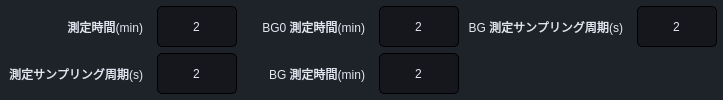
               <widget class="QFrame" name="frame_51">
                <property name="minimumSize">
                 <size>
                  <width>0</width>
                  <height>0</height>
                 </size>
                </property>
                <property name="styleSheet">
                 <string notr="true">QFrame{
	background-color: rgb(30, 34, 41);
	border-color: rgb(44, 49, 60);
	border-width: 0px;
	border-style: solid;
	border-radius: 10px;
	font: 12px bold italic large &quot;游ゴシック&quot;;
}</string>
                </property>
                <property name="frameShape">
                 <enum>QFrame::StyledPanel</enum>
                </property>
                <property name="frameShadow">
                 <enum>QFrame::Raised</enum>
                </property>
                <layout class="QGridLayout" name="gridLayout_42">
                 <property name="leftMargin">
                  <number>6</number>
                 </property>
                 <property name="topMargin">
                  <number>6</number>
                 </property>
                 <property name="rightMargin">
                  <number>6</number>
                 </property>
                 <property name="bottomMargin">
                  <number>6</number>
                 </property>
                 <property name="horizontalSpacing">
                  <number>6</number>
                 </property>
                 <item row="0" column="1" alignment="Qt::AlignRight">
                  <widget class="QLabel" name="label_58">
                   <property name="minimumSize">
                    <size>
                     <width>120</width>
                     <height>32</height>
                    </size>
                   </property>
                   <property name="maximumSize">
                    <size>
                     <width>120</width>
                     <height>16777215</height>
                    </size>
                   </property>
                   <property name="styleSheet">
                    <string notr="true">font: 13px &quot;游ゴシック&quot;;
color: rgb(225, 230, 241);
padding-right:5px;
border:none</string>
                   </property>
                   <property name="text">
                    <string>測定時間(min)</string>
                   </property>
                   <property name="alignment">
                    <set>Qt::AlignRight|Qt::AlignTrailing|Qt::AlignVCenter</set>
                   </property>
                  </widget>
                 </item>
                 <item row="0" column="6">
                  <widget class="QSpinBox" name="bg0_SpinBox">
                   <property name="sizePolicy">
                    <sizepolicy hsizetype="Preferred" vsizetype="Preferred">
                     <horstretch>0</horstretch>
                     <verstretch>0</verstretch>
                    </sizepolicy>
                   </property>
                   <property name="minimumSize">
                    <size>
                     <width>80</width>
                     <height>32</height>
                    </size>
                   </property>
                   <property name="maximumSize">
                    <size>
                     <width>80</width>
                     <height>16777215</height>
                    </size>
                   </property>
                   <property name="mouseTracking">
                    <bool>false</bool>
                   </property>
                   <property name="styleSheet">
                    <string notr="true">background-color: rgba(0, 0, 0,80);
color: rgb(225, 230, 241);
border-width: 1px;
border-style: solid;
border-radius: 5px;
padding-left:5px;
padding-right:5px;
font: 12px &quot;游ゴシック&quot;;</string>
                   </property>
                   <property name="frame">
                    <bool>true</bool>
                   </property>
                   <property name="alignment">
                    <set>Qt::AlignCenter</set>
                   </property>
                   <property name="buttonSymbols">
                    <enum>QAbstractSpinBox::NoButtons</enum>
                   </property>
                   <property name="minimum">
                    <number>0</number>
                   </property>
                   <property name="maximum">
                    <number>200</number>
                   </property>
                   <property name="stepType">
                    <enum>QAbstractSpinBox::DefaultStepType</enum>
                   </property>
                   <property name="value">
                    <number>2</number>
                   </property>
                  </widget>
                 </item>
                 <item row="1" column="1" alignment="Qt::AlignRight">
                  <widget class="QLabel" name="label_59">
                   <property name="minimumSize">
                    <size>
                     <width>0</width>
                     <height>32</height>
                    </size>
                   </property>
                   <property name="maximumSize">
                    <size>
                     <width>16777215</width>
                     <height>16777215</height>
                    </size>
                   </property>
                   <property name="styleSheet">
                    <string notr="true">font: 13px &quot;游ゴシック&quot;;
color: rgb(225, 230, 241);
padding-right:5px;
border:none</string>
                   </property>
                   <property name="text">
                    <string>測定サンプリング周期(s)</string>
                   </property>
                   <property name="alignment">
                    <set>Qt::AlignRight|Qt::AlignTrailing|Qt::AlignVCenter</set>
                   </property>
                  </widget>
                 </item>
                 <item row="0" column="8">
                  <widget class="QSpinBox" name="bg_sampletime_SpinBox">
                   <property name="sizePolicy">
                    <sizepolicy hsizetype="Preferred" vsizetype="Preferred">
                     <horstretch>0</horstretch>
                     <verstretch>0</verstretch>
                    </sizepolicy>
                   </property>
                   <property name="minimumSize">
                    <size>
                     <width>80</width>
                     <height>32</height>
                    </size>
                   </property>
                   <property name="maximumSize">
                    <size>
                     <width>80</width>
                     <height>16777215</height>
                    </size>
                   </property>
                   <property name="mouseTracking">
                    <bool>false</bool>
                   </property>
                   <property name="styleSheet">
                    <string notr="true">background-color: rgba(0, 0, 0,80);
color: rgb(225, 230, 241);
border-width: 1px;
border-style: solid;
border-radius: 5px;
padding-left:5px;
padding-right:5px;
font: 12px &quot;游ゴシック&quot;;</string>
                   </property>
                   <property name="frame">
                    <bool>true</bool>
                   </property>
                   <property name="alignment">
                    <set>Qt::AlignCenter</set>
                   </property>
                   <property name="buttonSymbols">
                    <enum>QAbstractSpinBox::NoButtons</enum>
                   </property>
                   <property name="minimum">
                    <number>1</number>
                   </property>
                   <property name="maximum">
                    <number>10</number>
                   </property>
                   <property name="stepType">
                    <enum>QAbstractSpinBox::DefaultStepType</enum>
                   </property>
                   <property name="value">
                    <number>2</number>
                   </property>
                  </widget>
                 </item>
                 <item row="1" column="2">
                  <widget class="QSpinBox" name="test_sampletime_SpinBox">
                   <property name="sizePolicy">
                    <sizepolicy hsizetype="Preferred" vsizetype="Preferred">
                     <horstretch>0</horstretch>
                     <verstretch>0</verstretch>
                    </sizepolicy>
                   </property>
                   <property name="minimumSize">
                    <size>
                     <width>80</width>
                     <height>32</height>
                    </size>
                   </property>
                   <property name="maximumSize">
                    <size>
                     <width>80</width>
                     <height>16777215</height>
                    </size>
                   </property>
                   <property name="mouseTracking">
                    <bool>false</bool>
                   </property>
                   <property name="styleSheet">
                    <string notr="true">background-color: rgba(0, 0, 0,80);
color: rgb(225, 230, 241);
border-width: 1px;
border-style: solid;
border-radius: 5px;
padding-left:5px;
padding-right:5px;
font: 12px &quot;游ゴシック&quot;;</string>
                   </property>
                   <property name="frame">
                    <bool>true</bool>
                   </property>
                   <property name="alignment">
                    <set>Qt::AlignCenter</set>
                   </property>
                   <property name="buttonSymbols">
                    <enum>QAbstractSpinBox::NoButtons</enum>
                   </property>
                   <property name="minimum">
                    <number>1</number>
                   </property>
                   <property name="maximum">
                    <number>10</number>
                   </property>
                   <property name="stepType">
                    <enum>QAbstractSpinBox::DefaultStepType</enum>
                   </property>
                   <property name="value">
                    <number>2</number>
                   </property>
                  </widget>
                 </item>
                 <item row="0" column="2">
                  <widget class="QSpinBox" name="test_time_SpinBox">
                   <property name="sizePolicy">
                    <sizepolicy hsizetype="Preferred" vsizetype="Preferred">
                     <horstretch>0</horstretch>
                     <verstretch>0</verstretch>
                    </sizepolicy>
                   </property>
                   <property name="minimumSize">
                    <size>
                     <width>80</width>
                     <height>32</height>
                    </size>
                   </property>
                   <property name="maximumSize">
                    <size>
                     <width>80</width>
                     <height>16777215</height>
                    </size>
                   </property>
                   <property name="mouseTracking">
                    <bool>false</bool>
                   </property>
                   <property name="styleSheet">
                    <string notr="true">background-color: rgba(0, 0, 0,80);
color: rgb(225, 230, 241);
border-width: 1px;
border-style: solid;
border-radius: 5px;
padding-left:5px;
padding-right:5px;
font: 12px &quot;游ゴシック&quot;;</string>
                   </property>
                   <property name="frame">
                    <bool>true</bool>
                   </property>
                   <property name="alignment">
                    <set>Qt::AlignCenter</set>
                   </property>
                   <property name="buttonSymbols">
                    <enum>QAbstractSpinBox::NoButtons</enum>
                   </property>
                   <property name="minimum">
                    <number>1</number>
                   </property>
                   <property name="maximum">
                    <number>200</number>
                   </property>
                   <property name="stepType">
                    <enum>QAbstractSpinBox::DefaultStepType</enum>
                   </property>
                   <property name="value">
                    <number>2</number>
                   </property>
                  </widget>
                 </item>
                 <item row="0" column="5" alignment="Qt::AlignRight">
                  <widget class="QLabel" name="label_62">
                   <property name="minimumSize">
                    <size>
                     <width>130</width>
                     <height>32</height>
                    </size>
                   </property>
                   <property name="maximumSize">
                    <size>
                     <width>16777215</width>
                     <height>16777215</height>
                    </size>
                   </property>
                   <property name="styleSheet">
                    <string notr="true">font: 13px &quot;游ゴシック&quot;;
color: rgb(225, 230, 241);
padding-right:5px;
border:none</string>
                   </property>
                   <property name="text">
                    <string>BG0 測定時間(min)</string>
                   </property>
                   <property name="alignment">
                    <set>Qt::AlignRight|Qt::AlignTrailing|Qt::AlignVCenter</set>
                   </property>
                  </widget>
                 </item>
                 <item row="1" column="5" alignment="Qt::AlignRight">
                  <widget class="QLabel" name="label_61">
                   <property name="minimumSize">
                    <size>
                     <width>130</width>
                     <height>32</height>
                    </size>
                   </property>
                   <property name="maximumSize">
                    <size>
                     <width>16777215</width>
                     <height>16777215</height>
                    </size>
                   </property>
                   <property name="styleSheet">
                    <string notr="true">font: 13px &quot;游ゴシック&quot;;
color: rgb(225, 230, 241);
padding-right:5px;
border:none</string>
                   </property>
                   <property name="text">
                    <string>BG 測定時間(min)</string>
                   </property>
                   <property name="alignment">
                    <set>Qt::AlignRight|Qt::AlignTrailing|Qt::AlignVCenter</set>
                   </property>
                  </widget>
                 </item>
                 <item row="1" column="6">
                  <widget class="QSpinBox" name="bg_testtime_SpinBox">
                   <property name="sizePolicy">
                    <sizepolicy hsizetype="Preferred" vsizetype="Preferred">
                     <horstretch>0</horstretch>
                     <verstretch>0</verstretch>
                    </sizepolicy>
                   </property>
                   <property name="minimumSize">
                    <size>
                     <width>80</width>
                     <height>32</height>
                    </size>
                   </property>
                   <property name="maximumSize">
                    <size>
                     <width>80</width>
                     <height>16777215</height>
                    </size>
                   </property>
                   <property name="mouseTracking">
                    <bool>false</bool>
                   </property>
                   <property name="styleSheet">
                    <string notr="true">background-color: rgba(0, 0, 0,80);
color: rgb(225, 230, 241);
border-width: 1px;
border-style: solid;
border-radius: 5px;
padding-left:5px;
padding-right:5px;
font: 12px &quot;游ゴシック&quot;;</string>
                   </property>
                   <property name="frame">
                    <bool>true</bool>
                   </property>
                   <property name="alignment">
                    <set>Qt::AlignCenter</set>
                   </property>
                   <property name="buttonSymbols">
                    <enum>QAbstractSpinBox::NoButtons</enum>
                   </property>
                   <property name="minimum">
                    <number>0</number>
                   </property>
                   <property name="maximum">
                    <number>200</number>
                   </property>
                   <property name="stepType">
                    <enum>QAbstractSpinBox::DefaultStepType</enum>
                   </property>
                   <property name="value">
                    <number>2</number>
                   </property>
                  </widget>
                 </item>
                 <item row="0" column="7" alignment="Qt::AlignRight">
                  <widget class="QLabel" name="label_64">
                   <property name="minimumSize">
                    <size>
                     <width>0</width>
                     <height>32</height>
                    </size>
                   </property>
                   <property name="maximumSize">
                    <size>
                     <width>16777215</width>
                     <height>16777215</height>
                    </size>
                   </property>
                   <property name="styleSheet">
                    <string notr="true">font: 13px &quot;游ゴシック&quot;;
color: rgb(225, 230, 241);
padding-right:5px;
border:none</string>
                   </property>
                   <property name="text">
                    <string>BG 測定サンプリング周期(s)</string>
                   </property>
                   <property name="alignment">
                    <set>Qt::AlignRight|Qt::AlignTrailing|Qt::AlignVCenter</set>
                   </property>
                  </widget>
                 </item>
                </layout>
               </widget>
